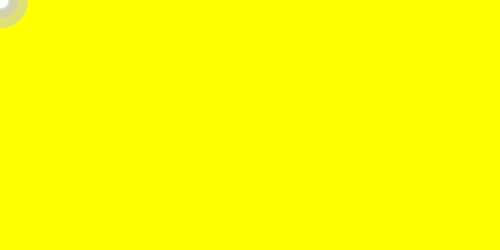
Frame 1 (no input)
Frame 60 (the mouse pressed at the canvas centre just before this capture): identical to frame 1, image omitted
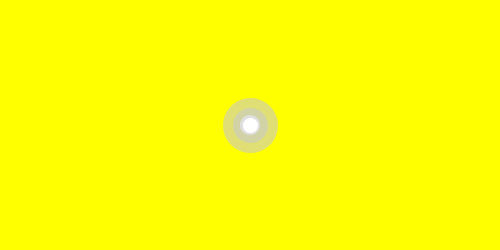
Frame 120 (the mouse held since frame 60 and released just before this capture)

The Processing sketch that drew these frames (run headless with seeded random() and noise(); from frame 60 on, the mouse is pressed at the canvas centre):

// Processing sketch: processing_107499
// ── processing_107499.pde

float x = 100;
float y = 100;
float angle1 = 0.0;
float segLength = 0;
 
void setup() {
  size(500, 250);
  strokeWeight(35.0);
  stroke(200, 150);
 }
   
void draw() {
  background(1000, 1000, 0000, 1000);
   
  float dx = mouseX - x;
  float dy = mouseY - y;
  angle1 = atan2(dy, dx); 
  x = mouseX - (cos(angle1) * segLength);
  y = mouseY - (sin(angle1) * segLength);
  
  segment(x, y, angle1);
  ellipse(x, y, 20,20);
}
 
void segment(float x, float y, float a) {
  pushMatrix();
  translate(x, y);
  rotate(a);
  line(0, 0, segLength, 0);
  popMatrix();
}
